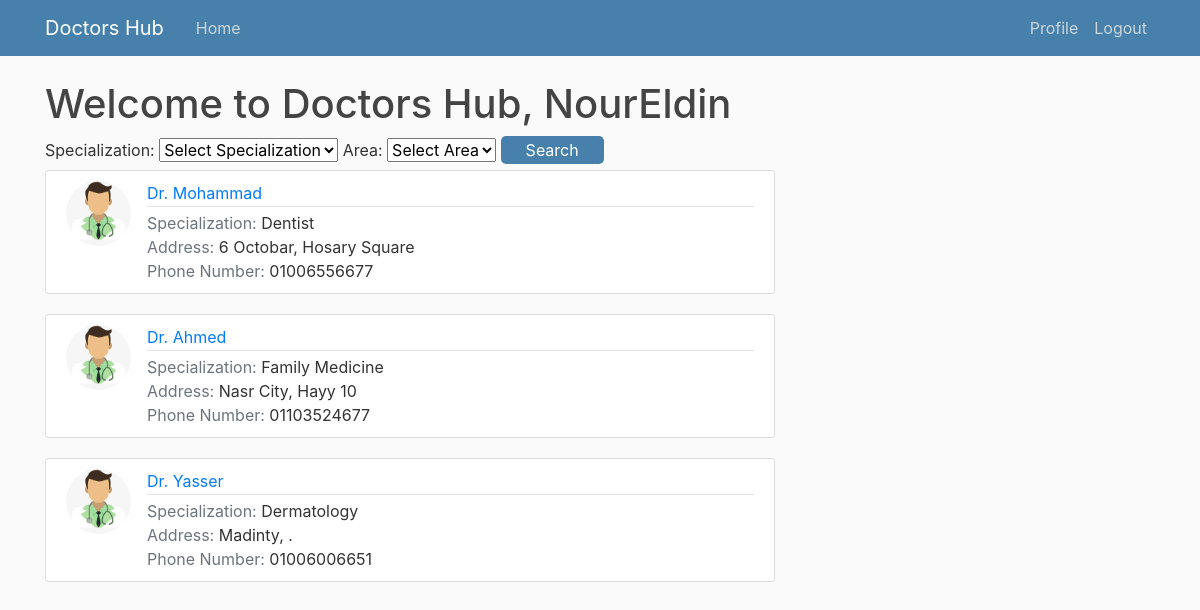
The app's page / (signed in) with its own data.
### doctors_hub/models.py (models this page shows, shortened)
class Doctor(models.Model):
    name = models.CharField(max_length=30)
    phone = models.CharField(max_length=11)
    address = models.TextField(max_length=150)
    area = models.ForeignKey(Area, on_delete=models.CASCADE)
    specialization = models.ForeignKey(Specialization, # One Specialization per Doctor
                                       on_delete=models.CASCADE)
    image = models.ImageField(default='default_doc.jpg', upload_to='profile_pics')

class Specialization(models.Model):
    name = models.CharField(max_length=50)
    def __str__(self):
        return self.name

class Area(models.Model):
    name = models.CharField(max_length=50)
    def __str__(self):
        return self.name

### doctors_hub/views.py (the view)
# urls.py: 2. Add a URL to urlpatterns:  path('', views.home, name='home')
def home(request):
    context = {
        'specializations': Specialization.objects.all(),
        'areas': Area.objects.all(),
        'doctors': Doctor.objects.all()
    }
    return render(request, 'doctors_hub/home.html', context)

### doctors_hub/templates/doctors_hub/home.html (shortened to what this page needs)
{% extends "doctors_hub/base.html" %}
{% block content %}
    <h1>Welcome to Doctors Hub, {{user.username}}</h1>
    <form action="{% url 'doctor-search' %}" method="get">
        <label for="specialization">Specialization:</label>
        <select name="specialization" id="specialization">
            <option value="">Select Specialization</option>
        </select>
        <label for="area">Area:</label>
        <select name="area" id="area">
            <option value="">Select Area</option>
        </select>
        <button type="submit">Search</button>
    </form>
    {% for doctor in doctors %}
    <article class="media content-section">
      <img class="rounded-circle article-img" src="{{ doctor.image.url }}">
      <div class="media-body">
        <div class="article-metadata">
          <a class="mr-2" href="#"> Dr. {{ doctor.name }}</a>
        </div>
        <div class="doctor-details">
            <div class="doctor-specialization">
                <span class="text-muted">Specialization: </span>{{ doctor.specialization }}
            </div>
            <div class="doctor-area">
                <span class="text-muted">Address: </span>{{ doctor.area }}, {{doctor.address}}
            </div>
            <div class="doctor-phone">
                <span class="text-muted">Phone Number: </span>{{ doctor.phone }}
            </div>
        </div>
      </div>
    </article>
    {% endfor %}
{% endblock content %}

### doctors_hub/static/doctors_hub/main.css (style rules this page uses)
body { background: #fafafa; color: #333333; margin-top: 5rem; }
h1, h2, h3, h4, h5, h6 { color: #444444; }
.content-section { background: #ffffff; padding: 10px 20px; border: 1px solid #dddddd; border-radius: 3px; margin-bottom: 20px; }
.article-img { height: 65px; width: 65px; margin-right: 16px; }
.article-metadata { padding-bottom: 1px; margin-bottom: 4px; border-bottom: 1px solid #e3e3e3 }
button[type="submit"] { background-color: #4781ab; color: #fff; border: none; padding: 2px 25px; border-radius: 5px; cursor: pointer; }

### records on screen
Doctor: image (placeholder picture), name "Mohammad", specialization "Dentist", area "6 Octobar", address "Hosary Square", phone "01006556677"
Doctor: image (placeholder picture), name "Ahmed", specialization "Family Medicine", area "Nasr City", address "Hayy 10", phone "01103524677"
Doctor: image (placeholder picture), name "Yasser", specialization "Dermatology", area "Madinty", address ".", phone "01006006651"

### other values on screen
{{ user.username }} "NourEldin"
